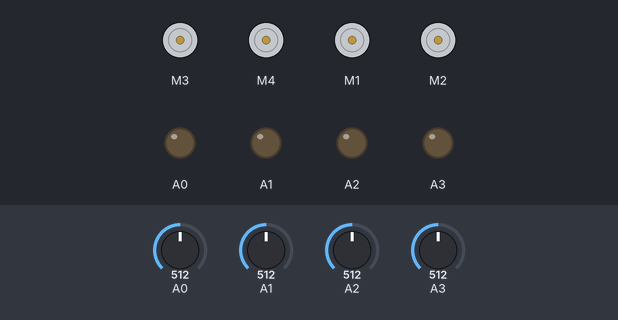
The sketch below on a simulated Arduino Uno, built with avr-gcc and run on an emulated ATmega328P. On the bench: 4 × DC motor (green arrow = forward, orange = backward, longer = faster), output pins drawn as LEDs (lit = HIGH). The test bench sets the inputs (shaded band); at power-on: A0 = 512, A1 = 512, A2 = 512, A3 = 512.

Above: at 1.2 s.
1.3 s: A0 set to 528
At 1.6 s:
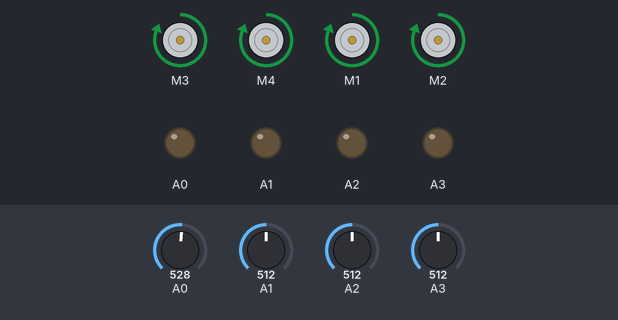
2.8 s: A1 set to 716
At 3.1 s:
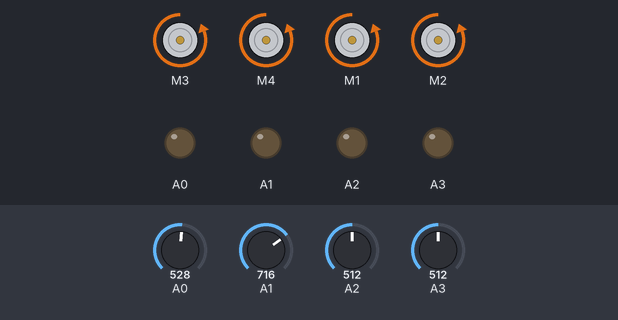
4.3 s: A2 set to 992
At 4.6 s:
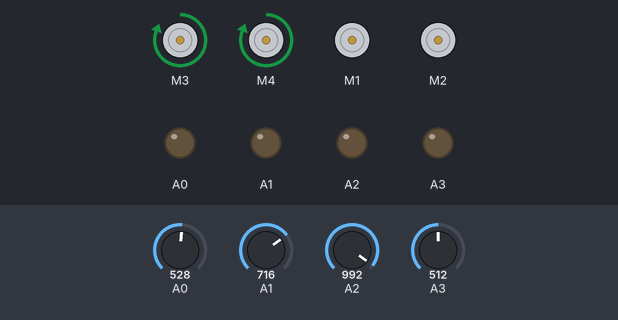
5.8 s: A2 set to 716
At 6.1 s:
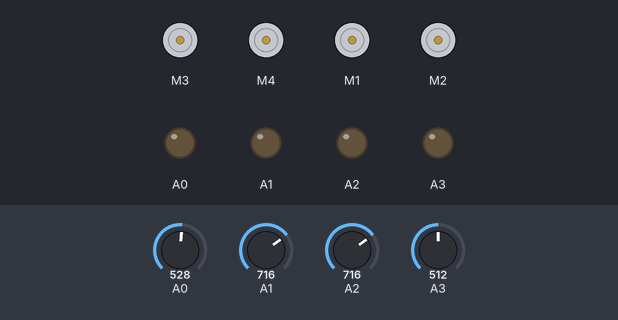
7.3 s: A3 set to 710
8.8 s: A3 set to 724
At 9.1 s:
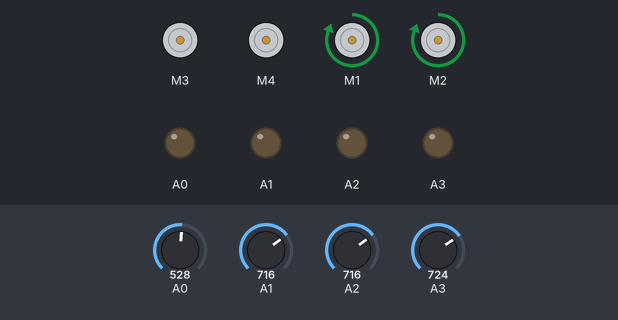
Timing chart, 0 to 11.3 s (numbered marks = the images above; inputs shaded):
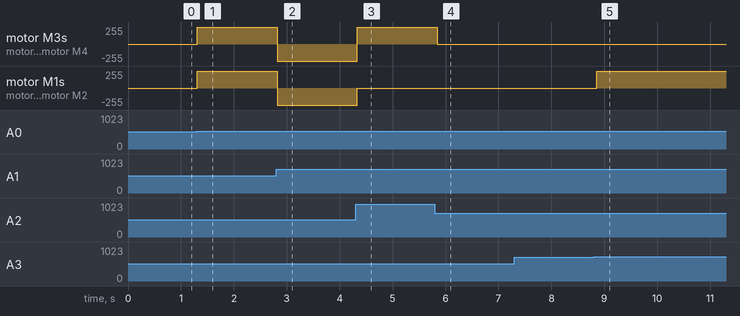

The sketch:

Motori.ino
```cpp
#include <AFMotor.h>

AF_DCMotor motor1(3);
AF_DCMotor motor2(4);
AF_DCMotor motor3(1);
AF_DCMotor motor4(2);

// Definisci la soglia per considerare una lettura nulla
const int nullThreshold = 100;
// Definisci il tempo in millisecondi per cui i valori devono essere al di sotto della soglia prima di fermare i motori
const int nullTimeThreshold = 500; // 0.5 secondi

unsigned long lastNonNullTime = 0;

void setup() {
  // Inizializza i motori
  motor1.setSpeed(255);
  motor2.setSpeed(255);
  motor3.setSpeed(255);
  motor4.setSpeed(255);

  motor1.run(RELEASE);
  motor2.run(RELEASE);
  motor3.run(RELEASE);
  motor4.run(RELEASE);

  // Imposta i pin analogici a basso
  pinMode(A0, OUTPUT);
  pinMode(A1, OUTPUT);
  pinMode(A2, OUTPUT);
  pinMode(A3, OUTPUT);
  digitalWrite(A0, LOW);
  digitalWrite(A1, LOW);
  digitalWrite(A2, LOW);
  digitalWrite(A3, LOW);

  Serial.begin(9600);
}

void loop() {
  // Leggi i valori analogici per ogni pin e determina l'azione
  int analogValueA0, analogValueA1, analogValueA2, analogValueA3;

  // Imposta i pin analogici a basso prima di leggere i valori
  digitalWrite(A0, LOW);
  digitalWrite(A1, LOW);
  digitalWrite(A2, LOW);
  digitalWrite(A3, LOW);

  // Leggi i valori analogici
  analogValueA0 = analogRead(A0);
  analogValueA1 = analogRead(A1);
  analogValueA2 = analogRead(A2);
  analogValueA3 = analogRead(A3);

  // Verifica se tutti i valori sono al di sotto della soglia di nullità
  if (analogValueA0 < nullThreshold && analogValueA1 < nullThreshold && analogValueA2 < nullThreshold && analogValueA3 < nullThreshold) {
    // Se tutti i valori sono nulli, controlla da quanto tempo lo sono
    if (millis() - lastNonNullTime >= nullTimeThreshold) {
      // Se il tempo trascorso è maggiore o uguale al tempo soglia, ferma i motori
      motor1.run(RELEASE);
      motor2.run(RELEASE);
      motor3.run(RELEASE);
      motor4.run(RELEASE);
    }
  } else {
    // Se almeno un valore supera la soglia, aggiorna il tempo dell'ultimo valore non nullo
    lastNonNullTime = millis();

    // Determina l'azione in base al pin analogico con il valore più alto
    if (analogValueA0 > analogValueA1 && analogValueA0 > analogValueA2 && analogValueA0 > analogValueA3) {
      // Esegui l'azione per A0
      motor1.run(FORWARD);
      motor2.run(FORWARD);
      motor3.run(FORWARD);
      motor4.run(FORWARD);
    } else if (analogValueA1 > analogValueA0 && analogValueA1 > analogValueA2 && analogValueA1 > analogValueA3) {
      // Esegui l'azione per A1
      motor1.run(BACKWARD);
      motor2.run(BACKWARD);
      motor3.run(BACKWARD);
      motor4.run(BACKWARD);
    } else if (analogValueA2 > analogValueA0 && analogValueA2 > analogValueA1 && analogValueA2 > analogValueA3) {
      // Esegui l'azione per A2
      motor3.run(RELEASE);
      motor4.run(RELEASE);
      motor1.run(FORWARD);
      motor2.run(FORWARD);
    } else if (analogValueA3 > analogValueA0 && analogValueA3 > analogValueA1 && analogValueA3 > analogValueA2) {
      // Esegui l'azione per A3
      motor3.run(FORWARD);
      motor4.run(FORWARD);
      motor1.run(RELEASE);
      motor2.run(RELEASE);
    } else {
      // Arresta completamente i motori se nessun valore supera la soglia
      motor1.run(RELEASE);
      motor2.run(RELEASE);
      motor3.run(RELEASE);
      motor4.run(RELEASE);
    }
  }

  delay(100); // Delay per la stabilità
}
```

Measured:
- the behaviour switches between 512 and 513 on A0 (found by bisection; images 0 and 1)
- the behaviour switches between 716 and 717 on A3 (found by bisection; images 4 and 5)
- after the input at 1.3 s, motor M3, motor M4, motor M1, motor M2: stopped → forward 255/255 at once
- after the input at 2.8 s, motor M3, motor M4, motor M1, motor M2: forward 255/255 → backward 255/255 at once
- after the input at 4.3 s, motor M3, motor M4: backward 255/255 → forward 255/255 at once; motor M1, motor M2: backward 255/255 → stopped at once
- after the input at 5.8 s, motor M3, motor M4: forward 255/255 → stopped at once
- after the input at 7.3 s, every drawn part: stays the same
- after the input at 8.8 s, motor M1, motor M2: stopped → forward 255/255 after 0.06 s
